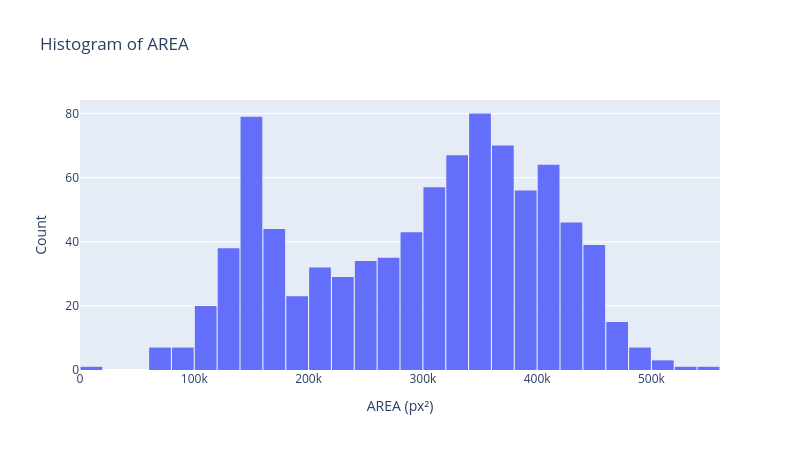
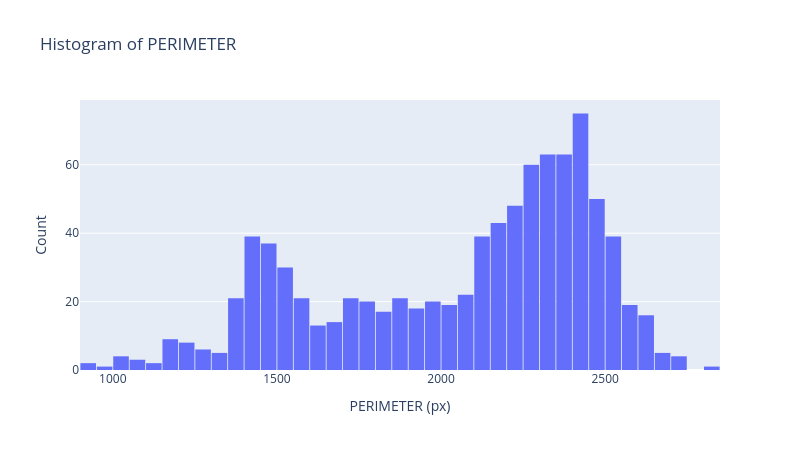
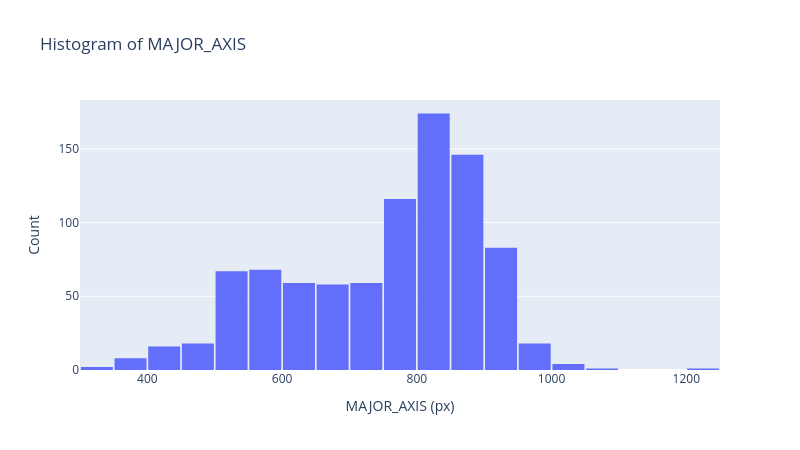

Notebook code for these charts, in order:
### Markdown cell above
## Task 10: Histograms

> Plot histogram for each of the first three dimensions. One plot for each dimension.

### Code cell
units = ["px²", "px", "px"]
for i in range(3):
    fig = px.histogram(x=X[:, i], nbins=40, title="Histogram of " + feature_names[i],
                       labels={"x": feature_names[i] + " (" + units[i] + ")"})
    fig.update_layout(yaxis_title="Count", bargap=0.05, width=800, height=450)
    fig.show()

### Figure 1 — Plotly figure (JSON) as saved in the notebook; plotly's stock layout.template omitted (floating-point values rounded to 4 significant figures; data arrays with more than 128 entries replaced by an {"elided": "..."} marker saying what was removed)
{"data": [{"bingroup": "x", "hovertemplate": "AREA (px²)=%{x}<br>count=%{y}<extra></extra>", "legendgroup": "", "marker": {"color": "#636efa", "pattern": {"shape": ""}}, "name": "", "nbinsx": 40, "orientation": "v", "showlegend": false, "type": "histogram", "x": {"elided": "898 float values"}, "xaxis": "x", "yaxis": "y"}], "layout": {"bargap": 0.05, "barmode": "relative", "height": 450, "legend": {"tracegroupgap": 0}, "title": {"text": "Histogram of AREA"}, "width": 800, "xaxis": {"anchor": "y", "domain": [0.0, 1.0], "title": {"text": "AREA (px²)"}}, "yaxis": {"anchor": "x", "domain": [0.0, 1.0], "title": {"text": "Count"}}}}

### Figure 2 — Plotly figure (JSON) as saved in the notebook; plotly's stock layout.template omitted (floating-point values rounded to 4 significant figures; data arrays with more than 128 entries replaced by an {"elided": "..."} marker saying what was removed)
{"data": [{"bingroup": "x", "hovertemplate": "PERIMETER (px)=%{x}<br>count=%{y}<extra></extra>", "legendgroup": "", "marker": {"color": "#636efa", "pattern": {"shape": ""}}, "name": "", "nbinsx": 40, "orientation": "v", "showlegend": false, "type": "histogram", "x": {"elided": "898 float values"}, "xaxis": "x", "yaxis": "y"}], "layout": {"bargap": 0.05, "barmode": "relative", "height": 450, "legend": {"tracegroupgap": 0}, "title": {"text": "Histogram of PERIMETER"}, "width": 800, "xaxis": {"anchor": "y", "domain": [0.0, 1.0], "title": {"text": "PERIMETER (px)"}}, "yaxis": {"anchor": "x", "domain": [0.0, 1.0], "title": {"text": "Count"}}}}

### Figure 3 — Plotly figure (JSON) as saved in the notebook; plotly's stock layout.template omitted (floating-point values rounded to 4 significant figures; data arrays with more than 128 entries replaced by an {"elided": "..."} marker saying what was removed)
{"data": [{"bingroup": "x", "hovertemplate": "MAJOR_AXIS (px)=%{x}<br>count=%{y}<extra></extra>", "legendgroup": "", "marker": {"color": "#636efa", "pattern": {"shape": ""}}, "name": "", "nbinsx": 40, "orientation": "v", "showlegend": false, "type": "histogram", "x": {"elided": "898 float values"}, "xaxis": "x", "yaxis": "y"}], "layout": {"bargap": 0.05, "barmode": "relative", "height": 450, "legend": {"tracegroupgap": 0}, "title": {"text": "Histogram of MAJOR_AXIS"}, "width": 800, "xaxis": {"anchor": "y", "domain": [0.0, 1.0], "title": {"text": "MAJOR_AXIS (px)"}}, "yaxis": {"anchor": "x", "domain": [0.0, 1.0], "title": {"text": "Count"}}}}
